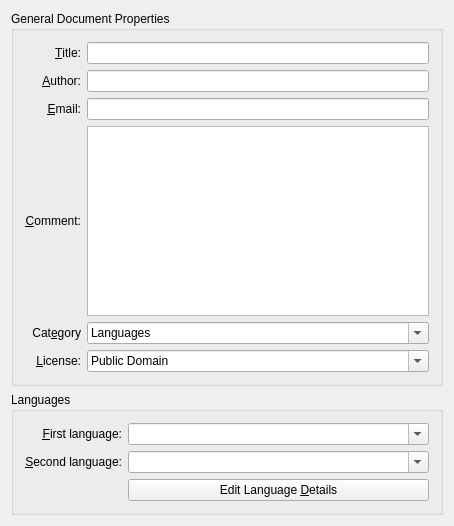
<ui version="4.0" >
 <class>TitlePageForm</class>
 <widget class="QWidget" name="TitlePageForm" >
  <property name="geometry" >
   <rect>
    <x>0</x>
    <y>0</y>
    <width>454</width>
    <height>526</height>
   </rect>
  </property>
  <property name="minimumSize" >
   <size>
    <width>300</width>
    <height>200</height>
   </size>
  </property>
  <property name="windowTitle" >
   <string>-</string>
  </property>
  <layout class="QVBoxLayout" name="verticalLayout" >
   <item>
    <widget class="QGroupBox" name="tiltle_group" >
     <property name="title" >
      <string>General Document Properties</string>
     </property>
     <layout class="QGridLayout" name="gridLayout" >
      <item row="0" column="0" >
       <widget class="QLabel" name="label_title" >
        <property name="sizePolicy" >
         <sizepolicy vsizetype="MinimumExpanding" hsizetype="Minimum" >
          <horstretch>0</horstretch>
          <verstretch>0</verstretch>
         </sizepolicy>
        </property>
        <property name="text" >
         <string>&amp;Title:</string>
        </property>
        <property name="alignment" >
         <set>Qt::AlignRight|Qt::AlignTrailing|Qt::AlignVCenter</set>
        </property>
        <property name="buddy" >
         <cstring>titleLineEdit</cstring>
        </property>
       </widget>
      </item>
      <item row="0" column="1" >
       <widget class="QLineEdit" name="titleLineEdit" >
        <property name="sizePolicy" >
         <sizepolicy vsizetype="Fixed" hsizetype="Expanding" >
          <horstretch>0</horstretch>
          <verstretch>0</verstretch>
         </sizepolicy>
        </property>
        <property name="toolTip" >
         <string>A title for your document.</string>
        </property>
       </widget>
      </item>
      <item row="1" column="0" >
       <widget class="QLabel" name="label_author" >
        <property name="text" >
         <string>&amp;Author:</string>
        </property>
        <property name="alignment" >
         <set>Qt::AlignRight|Qt::AlignTrailing|Qt::AlignVCenter</set>
        </property>
        <property name="buddy" >
         <cstring>authorLineEdit</cstring>
        </property>
       </widget>
      </item>
      <item row="1" column="1" >
       <widget class="QLineEdit" name="authorLineEdit" >
        <property name="sizePolicy" >
         <sizepolicy vsizetype="Fixed" hsizetype="Expanding" >
          <horstretch>0</horstretch>
          <verstretch>0</verstretch>
         </sizepolicy>
        </property>
        <property name="toolTip" >
         <string>A title for your document.</string>
        </property>
       </widget>
      </item>
      <item row="2" column="0" >
       <widget class="QLabel" name="label_author_2" >
        <property name="text" >
         <string>&amp;Email:</string>
        </property>
        <property name="alignment" >
         <set>Qt::AlignRight|Qt::AlignTrailing|Qt::AlignVCenter</set>
        </property>
        <property name="buddy" >
         <cstring>contactLineEdit</cstring>
        </property>
       </widget>
      </item>
      <item row="2" column="1" >
       <widget class="QLineEdit" name="contactLineEdit" >
        <property name="sizePolicy" >
         <sizepolicy vsizetype="Fixed" hsizetype="Expanding" >
          <horstretch>0</horstretch>
          <verstretch>0</verstretch>
         </sizepolicy>
        </property>
        <property name="toolTip" >
         <string>A way to contact you (email or a webpage).</string>
        </property>
       </widget>
      </item>
      <item row="3" column="0" >
       <widget class="QLabel" name="label_remark" >
        <property name="text" >
         <string>&amp;Comment:</string>
        </property>
        <property name="alignment" >
         <set>Qt::AlignRight|Qt::AlignTrailing|Qt::AlignVCenter</set>
        </property>
        <property name="buddy" >
         <cstring>commentTextEdit</cstring>
        </property>
       </widget>
      </item>
      <item row="3" column="1" >
       <widget class="QTextEdit" name="commentTextEdit" >
        <property name="sizePolicy" >
         <sizepolicy vsizetype="Preferred" hsizetype="Preferred" >
          <horstretch>0</horstretch>
          <verstretch>0</verstretch>
         </sizepolicy>
        </property>
        <property name="toolTip" >
         <string>Any additional information.</string>
        </property>
        <property name="tabChangesFocus" >
         <bool>true</bool>
        </property>
        <property name="acceptRichText" >
         <bool>false</bool>
        </property>
       </widget>
      </item>
      <item row="4" column="0" >
       <widget class="QLabel" name="label" >
        <property name="text" >
         <string>Cat&amp;egory</string>
        </property>
        <property name="alignment" >
         <set>Qt::AlignRight|Qt::AlignTrailing|Qt::AlignVCenter</set>
        </property>
        <property name="buddy" >
         <cstring>categoryComboBox</cstring>
        </property>
       </widget>
      </item>
      <item row="4" column="1" >
       <widget class="QComboBox" name="categoryComboBox" >
        <property name="toolTip" >
         <string>A general category into which your document belongs.</string>
        </property>
        <property name="editable" >
         <bool>true</bool>
        </property>
        <item>
         <property name="text" >
          <string>Languages</string>
         </property>
        </item>
        <item>
         <property name="text" >
          <string>Music</string>
         </property>
        </item>
        <item>
         <property name="text" >
          <string>Geography</string>
         </property>
        </item>
        <item>
         <property name="text" >
          <string>Anatomy</string>
         </property>
        </item>
        <item>
         <property name="text" >
          <string>History</string>
         </property>
        </item>
        <item>
         <property name="text" >
          <string>Test Preparation</string>
         </property>
        </item>
       </widget>
      </item>
      <item row="5" column="0" >
       <widget class="QLabel" name="label_license" >
        <property name="text" >
         <string>&amp;License:</string>
        </property>
        <property name="alignment" >
         <set>Qt::AlignRight|Qt::AlignTrailing|Qt::AlignVCenter</set>
        </property>
        <property name="buddy" >
         <cstring>licenseComboBox</cstring>
        </property>
       </widget>
      </item>
      <item row="5" column="1" >
       <widget class="QComboBox" name="licenseComboBox" >
        <property name="toolTip" >
         <string>The license under which your document will be.
If you consider contributing your file to KDE in the future, an appropriate license is required.</string>
        </property>
        <property name="editable" >
         <bool>true</bool>
        </property>
        <item>
         <property name="text" >
          <string>Public Domain</string>
         </property>
        </item>
        <item>
         <property name="text" >
          <string>GPLv2+ (GNU General Public License version 2 or later)</string>
         </property>
        </item>
       </widget>
      </item>
     </layout>
    </widget>
   </item>
   <item>
    <widget class="QGroupBox" name="languageGroupBox" >
     <property name="title" >
      <string>Languages</string>
     </property>
     <layout class="QGridLayout" name="gridLayout_2" >
      <item row="0" column="1" >
       <widget class="QLabel" name="label_language_1" >
        <property name="text" >
         <string>&amp;First language:</string>
        </property>
        <property name="alignment" >
         <set>Qt::AlignRight|Qt::AlignTrailing|Qt::AlignVCenter</set>
        </property>
        <property name="buddy" >
         <cstring>kcombobox</cstring>
        </property>
       </widget>
      </item>
      <item row="0" column="2" >
       <widget class="KComboBox" name="kcombobox" >
        <property name="sizePolicy" >
         <sizepolicy vsizetype="Fixed" hsizetype="Expanding" >
          <horstretch>0</horstretch>
          <verstretch>0</verstretch>
         </sizepolicy>
        </property>
        <property name="editable" >
         <bool>true</bool>
        </property>
       </widget>
      </item>
      <item row="2" column="1" >
       <widget class="QLabel" name="label_language_2" >
        <property name="text" >
         <string>&amp;Second language:</string>
        </property>
        <property name="alignment" >
         <set>Qt::AlignRight|Qt::AlignTrailing|Qt::AlignVCenter</set>
        </property>
        <property name="buddy" >
         <cstring>kcombobox_2</cstring>
        </property>
       </widget>
      </item>
      <item row="2" column="2" >
       <widget class="KComboBox" name="kcombobox_2" >
        <property name="sizePolicy" >
         <sizepolicy vsizetype="Fixed" hsizetype="Expanding" >
          <horstretch>0</horstretch>
          <verstretch>0</verstretch>
         </sizepolicy>
        </property>
        <property name="editable" >
         <bool>true</bool>
        </property>
        <property name="autoCompletion" >
         <bool>false</bool>
        </property>
       </widget>
      </item>
      <item row="3" column="2" >
       <widget class="QPushButton" name="pushButton" >
        <property name="text" >
         <string>Edit Language &amp;Details</string>
        </property>
       </widget>
      </item>
     </layout>
    </widget>
   </item>
  </layout>
 </widget>
 <layoutdefault spacing="6" margin="11" />
 <pixmapfunction>qPixmapFromMimeSource</pixmapfunction>
 <customwidgets>
  <customwidget>
   <class>KComboBox</class>
   <extends>QComboBox</extends>
   <header>kcombobox.h</header>
  </customwidget>
 </customwidgets>
 <tabstops>
  <tabstop>titleLineEdit</tabstop>
  <tabstop>licenseComboBox</tabstop>
  <tabstop>commentTextEdit</tabstop>
  <tabstop>categoryComboBox</tabstop>
 </tabstops>
 <resources/>
 <connections/>
</ui>
